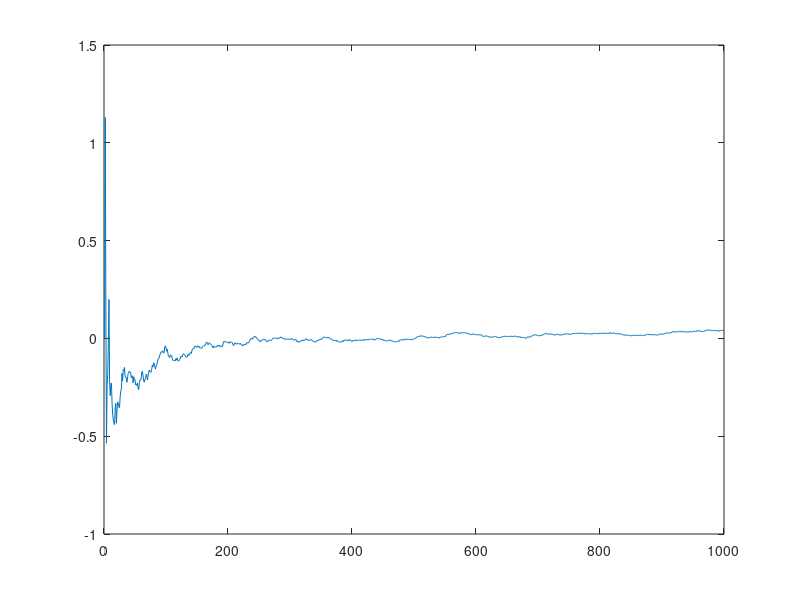
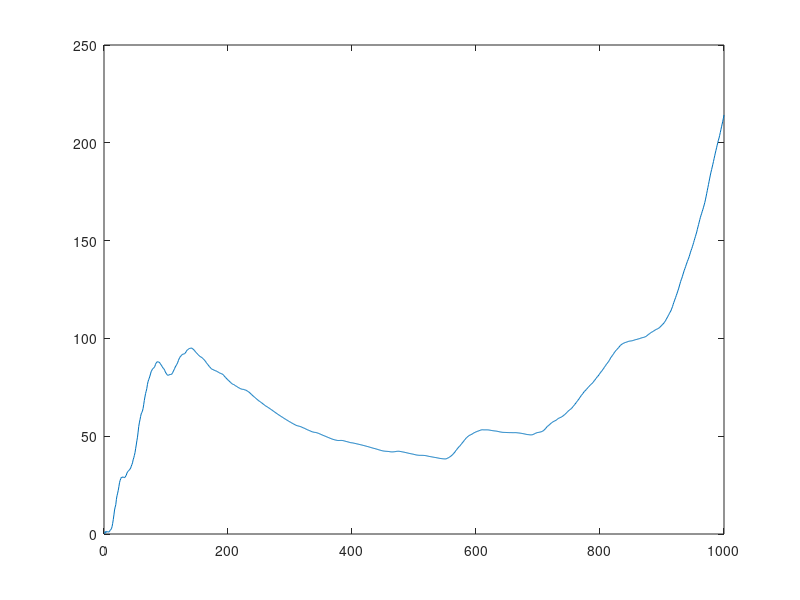

MATLAB code to generate these figures, in order:
n = 1000;
dt = 1;
x = zeros(1,n);
t = 1:dt:n;
count = 0;
x(1) = 0;
current_mean = zeros(1,n);
current_msd = zeros(1,n);
temp_mean = 0;
temp_msd = 0;
for i=2:n
    temp = normrnd(0,1);
    x(i) = x(i-1) + temp;
    current_mean(i) = x(i)/(i-1);
    temp_msd = temp_msd + x(i).^2;
    current_msd(i) = temp_msd/(i-1);
end;

figure(1);
plot(t,current_mean);
figure(2);
plot(t,current_msd);

